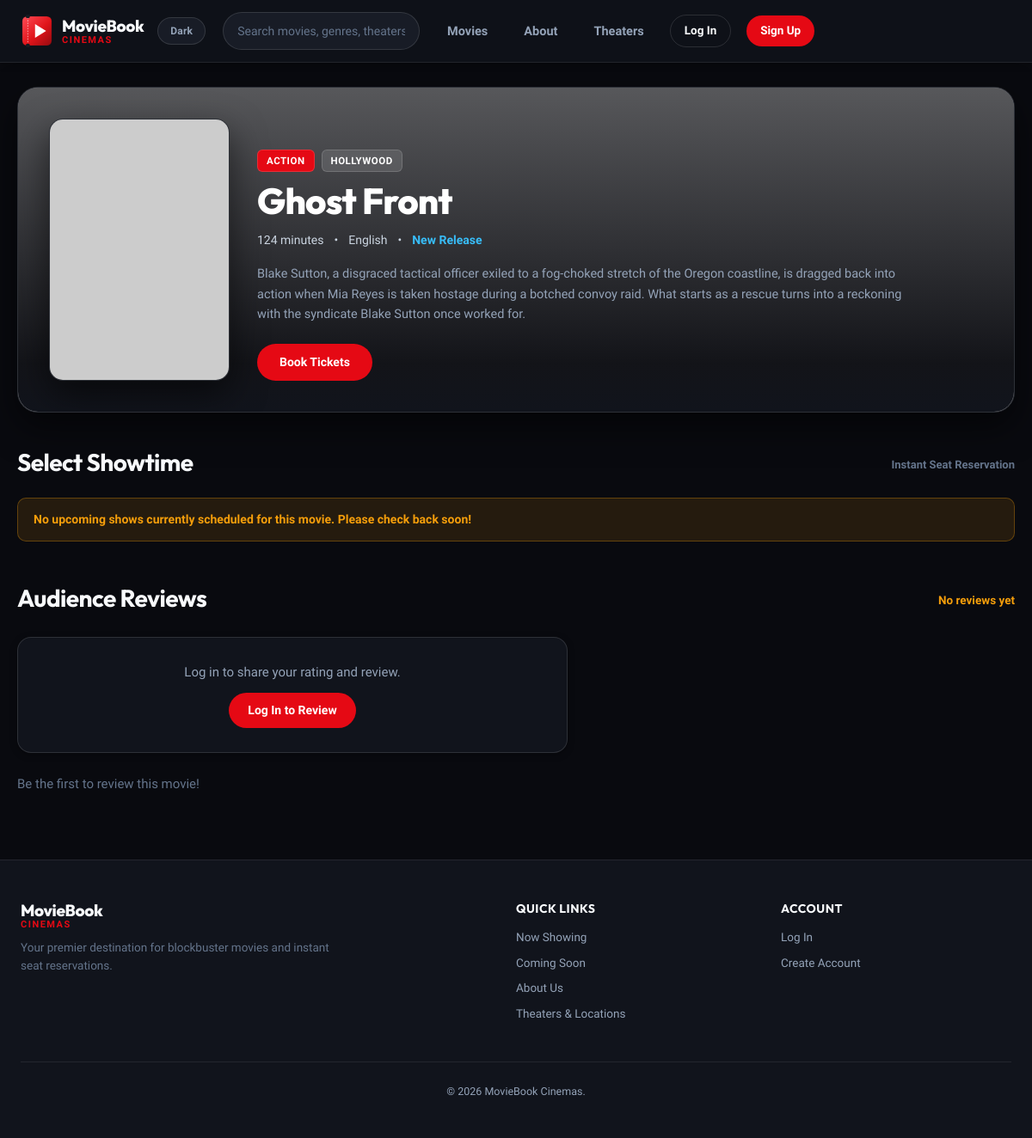
The app's page /movie_details.php?id=1 with its own data.
### tables this page shows
CREATE TABLE `movies` (
  `movie_id` int(11) NOT NULL,
  `title` varchar(150) NOT NULL,
  `genre` varchar(100) DEFAULT NULL,
  `language` varchar(50) DEFAULT NULL,
  `industry` varchar(20) DEFAULT NULL,
  `quality_tag` varchar(20) DEFAULT NULL,
  `duration_minutes` int(11) DEFAULT NULL,
  `description` text DEFAULT NULL,
  `trailer_url` varchar(255) DEFAULT NULL,
  `poster` varchar(255) DEFAULT NULL,
  `release_date` date DEFAULT NULL,
  `is_featured` tinyint(1) NOT NULL DEFAULT 0,
  `created_at` timestamp NOT NULL DEFAULT current_timestamp()
);

### includes/functions.php (called while the page is built, shortened)
<?php
function clean($value) {
    return htmlspecialchars(trim($value), ENT_QUOTES, 'UTF-8');
}
function posterUrl($movie, $base = '') {
    $poster = trim($movie['poster'] ?? '');
    return $poster;
}
function posterOnError($base = '') {
    return "this.onerror=null;this.src='" . FALLBACK_POSTER_URL . "';";
}
function isLoggedIn() {
    return isset($_SESSION['user_id']);
}
function getAverageRating($conn, $movie_id) {
    $stmt = $conn->prepare("SELECT AVG(rating) AS avg_rating, COUNT(*) AS total FROM reviews WHERE movie_id = ?");
    $stmt->bind_param("i", $movie_id);
    $stmt->execute();
    $result = $stmt->get_result()->fetch_assoc();
    return $result;
}
    ?>
                    <?php
function screenIdColumnExists($conn) {
    $r = $conn->query("SELECT 1 FROM information_schema.COLUMNS WHERE TABLE_SCHEMA = DATABASE() AND TABLE_NAME = 'shows' AND COLUMN_NAME = 'screen_id' LIMIT 1");
    $exists = $r && $r->num_rows > 0;
    return $exists;
}
function seatMapSchemaExists($conn) {
    $screens = $conn->query("SHOW TABLES LIKE 'screens'");
    $seats = $conn->query("SHOW TABLES LIKE 'seats'");
    $has_screen_column = screenIdColumnExists($conn);
    $exists = $screens && $screens->num_rows > 0 && $seats && $seats->num_rows > 0 && $has_screen_column;
    return $exists;
}
?>

### movie_details.php (the view, shortened to what this page needs)
<?php
require_once __DIR__ . '/includes/functions.php';
$movie_id = isset($_GET['id']) ? (int)$_GET['id'] : 0;
$stmt = $conn->prepare("SELECT * FROM movies WHERE movie_id = ?");
$stmt->bind_param("i", $movie_id);
$stmt->execute();
$movie = $stmt->get_result()->fetch_assoc();
$review_error = "";
$has_seat_map = seatMapSchemaExists($conn);
$shows_sql = "
    SELECT s.*, t.theater_name, t.location, t.latitude, t.longitude";
if ($has_seat_map) {
    $shows_sql .= ", sc.screen_name";
}
$shows_sql .= "
    FROM shows s
    JOIN theaters t ON s.theater_id = t.theater_id";
if ($has_seat_map) {
    $shows_sql .= "
    LEFT JOIN screens sc ON s.screen_id = sc.screen_id";
}
$shows_sql .= "
    WHERE s.movie_id = ? AND s.show_date >= CURDATE()
    ORDER BY s.show_date, s.show_time";
$shows = $conn->prepare($shows_sql);
$shows->bind_param("i", $movie_id);
$shows->execute();
$shows_result = $shows->get_result();
$reviews = $conn->prepare("
    SELECT r.*, u.full_name FROM reviews r
    JOIN users u ON r.user_id = u.user_id
    WHERE r.movie_id = ? ORDER BY r.created_at DESC
");
$reviews->bind_param("i", $movie_id);
$reviews->execute();
$reviews_result = $reviews->get_result();
$avg = getAverageRating($conn, $movie_id);
include __DIR__ . '/includes/header.php';
$poster = posterUrl($movie);
?> <div class="details-wrap" data-genre="<?php echo clean($movie['genre']); ?>">  <div class="details-backdrop-hero" style="background-image: url('<?php echo clean($poster); ?>');"> <div class="details-backdrop-overlay"></div> <div class="details-poster-box"> <img src="<?php echo clean($poster); ?>" alt="<?php echo clean($movie['title']); ?>"
                 onerror="<?php echo posterOnError(); ?>"> </div> <div class="details-info-box"> <div style="display:flex;gap:8px;margin-bottom:10px;flex-wrap:wrap;"> <span class="hero-pill-badge" style="background:var(--cinema-red);"><?php echo clean($movie['genre'] ?: 'Feature'); ?></span> <?php if (!empty($movie['industry'])): ?><span class="hero-pill-badge"><?php echo clean($movie['industry']); ?></span><?php endif; ?> </div> <h1><?php echo clean($movie['title']); ?></h1> <div class="details-meta-row"> <span> <?php echo (int)$movie['duration_minutes']; ?> minutes</span> &bull; <span> <?php echo clean($movie['language'] ?: 'English'); ?></span> &bull; <?php if ($avg['total'] > 0): ?> <span style="color:var(--cinema-gold);font-weight:700;"> <?php echo round($avg['avg_rating'], 1); ?>/5 (<?php echo $avg['total']; ?> reviews)</span> <?php else: ?> <span style="color:var(--cinema-blue);font-weight:600;"> New Release</span> <?php endif; ?> </div> <p class="details-desc"><?php echo nl2br(clean($movie['description'] ?: 'Experience this cinematic release on the big screen with surround sound and luxury theater seating.')); ?></p> <div style="display:flex;gap:12px;flex-wrap:wrap;"> <a href="#showtimes" class="btn" style="padding:11px 26px;"> Book Tickets </a> </div> </div> </div>
</div>
<div id="showtimes" style="margin-top: 40px;"> <div style="display:flex;align-items:center;justify-content:space-between;margin-bottom:16px;"> <h2>Select Showtime</h2> <span style="font-size:13px;color:var(--text-muted);font-weight:600;">Instant Seat Reservation</span> </div> <?php if ($shows_result->num_rows === 0): ?> <div class="alert alert-warning">No upcoming shows currently scheduled for this movie. Please check back soon!</div> <?php endif; ?>
</div>
<div id="reviews" style="margin-top: 48px;"> <div style="display:flex;align-items:center;justify-content:space-between;margin-bottom:20px;"> <h2>Audience Reviews</h2> <span style="font-size:13.5px;color:var(--cinema-gold);font-weight:700;"> <?php echo $avg['total'] > 0 ? " " . round($avg['avg_rating'], 1) . " Average" : "No reviews yet"; ?> </span> </div> <?php if (isLoggedIn()): ?> <?php if ($review_error): ?><div class="alert alert-error"><?php echo $review_error; ?></div><?php endif; ?> <form method="POST" class="form-box" style="margin-left:0;max-width:640px;"> <h3 style="margin-bottom:14px;">Leave a Review</h3> <label>Rating</label> <select name="rating" required> <option value="">Select rating (1 to 5 stars)</option> <option value="5"> (5/5) - Excellent</option> <option value="4"> (4/5) - Very Good</option> <option value="3"> (3/5) - Average</option> <option value="2"> (2/5) - Poor</option> <option value="1"> (1/5) - Terrible</option> </select> <label>Your Feedback</label> <textarea name="comment" rows="3" placeholder="Share your experience..." required></textarea> <button type="submit" name="submit_review" class="btn">Submit Review</button> </form> <?php else: ?> <div class="form-box" style="margin-left:0;max-width:640px;text-align:center;"> <p style="margin-bottom:12px;">Log in to share your rating and review.</p> <button type="button" class="btn" onclick="openAuth('login')">Log In to Review</button> </div> <?php endif; ?> <div style="display:grid;grid-template-columns:repeat(auto-fill, minmax(320px,1fr));gap:16px;margin-top:20px;"> <?php if ($reviews_result->num_rows === 0): ?> <p style="color:var(--text-muted);">Be the first to review this movie!</p> <?php endif; ?> </div>
</div> <?php include __DIR__ . '/includes/footer.php'; ?>

### records on screen
movies: genre "ACTION", industry "HOLLYWOOD", title "Ghost Front", duration_minutes "124", language "English", description "Blake Sutton, a disgraced tactical officer exiled to a fog-choked stretch of the Oregon coastline, is dragged back into action when Mia Reyes is taken hostage during a botched convoy raid. What starts as a rescue turns into a reckoning with the syndicate Blake Sutton once worked for."
